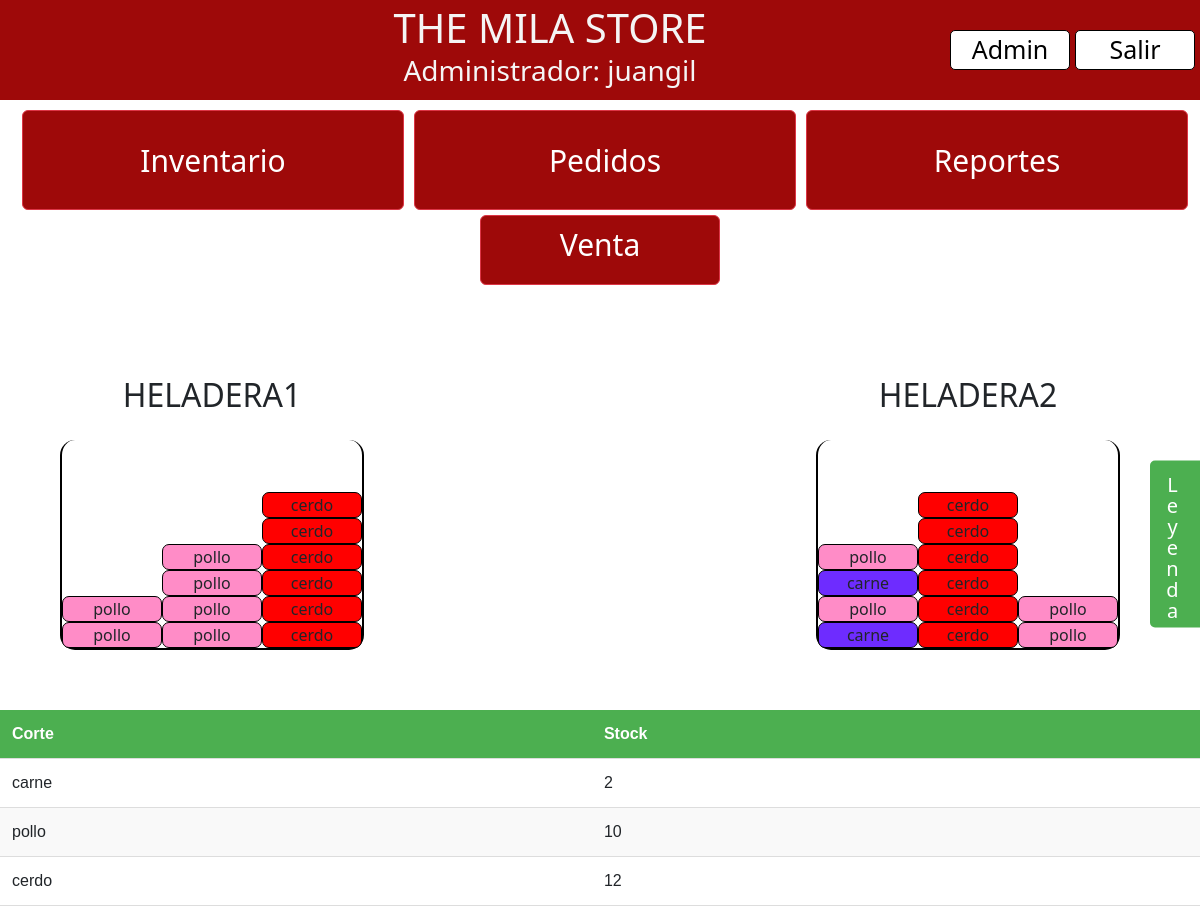
Screenshot of / (signed in) with the database file from the repository.
### inventory/models.py (models this page shows, shortened)
class Refrigerator(models.Model):
    name = models.CharField(max_length=100)
    def get_columns_tuppers(self):
        columns = []
        for column in self.column_set.all():
            column_data = {
                'column': column,
                'tuppers': list(column.column_generator())
            }
            columns.append(column_data)
        return columns

class Cut(models.Model):
    name = models.CharField(max_length=100, default='test')
    milas_per_tupper = models.IntegerField()
    reorder_threshold = models.IntegerField(default=10)
    reorder_tuppers = models.IntegerField(default=10)
    is_order_pending = models.BooleanField(default=False)
    color = ColorField(default='#FF0000')
    unit_price = models.DecimalField(max_digits=10, decimal_places=2, default=0.00)
    days_until_expiration = models.IntegerField(default=7)
    @property
    def total_tuppers(self):
        return sum(subcolumn.total_tuppers for subcolumn in SubColumn.objects.filter(cut=self))

class SubColumn(models.Model):
    column = models.ForeignKey(Column, on_delete=models.CASCADE)
    cut = models.ForeignKey(Cut, on_delete=models.CASCADE)
    total_tuppers = models.IntegerField(default=0)
    milas_tupper_in_use = models.IntegerField(default=0)

### inventory/views.py (the view)
# urls.py: path('', views.inventory, name='inventory'),
@login_required
def inventory(request):
    refrigerators = Refrigerator.objects.prefetch_related('column_set__subcolumn_set')
    cuts = Cut.objects.all()
    context = {
        'refrigerators': refrigerators,
        'cuts': cuts
    }
    return render(request, 'inventory/inventory.html', context)

### inventory/models.py (called while the page is built)
    def column_generator(self):
        subcolumns = SubColumn.objects.filter(total_tuppers__gt=0, column=self)
        total_tuppers_list = subcolumns.values_list('total_tuppers', flat=True)
        map_subcolumns_total_tuppers = dict(zip(subcolumns, total_tuppers_list))
        groups = [repeat(subcolumn, total_tuppers) for subcolumn, total_tuppers in map_subcolumns_total_tuppers.items()]
        for subcolumns in zip_longest(*groups, fillvalue=None):
            for subcolumn in subcolumns:
                if subcolumn is not None:
                    yield subcolumn.cut

### inventory/templates/inventory/inventory.html (shortened to what this page needs)
{% extends 'base.html' %}
{% load custom_tags %}
{% load static %}
{% block css_files %}
    <link rel="stylesheet" href="{% static "inventory/inventory.css" %}">
{% endblock %}
{% block content %}
    <div class="sidebar">
        <h3 id="leyenda">Leyenda</h3>
        <ul id="figuras">
        </ul>
    </div>
    <div id="divheladeras">
        {% for refrigerator in refrigerators %}
            <div class="conheladera">
                <h2 class="nombre">{{ refrigerator.name }}</h2>
                <div class="row">
                    {% for column_data in refrigerator.get_columns_tuppers %}
                        <ul class="column">
                            {% for tupper in column_data.tuppers %}
                                <li class="lis" style="background-color: {{ tupper.color }}">
                                    {{ tupper.name }}
                                </li>
                            {% endfor %}
                        </ul>
                    {% endfor %}
                </div>
            </div>
        {% endfor %}
    </div>
    <div id="stock">
        <table class="stock-table">
            <thead>
                <tr>
                    <th>Corte</th>
                    <th>Stock</th>
                </tr>
            </thead>
            {% for cut in cuts %}
                <tr>
                    <td>{{ cut.name }}</td>
                    <td>{{ cut.total_tuppers }}</td>
                </tr>
            {% endfor %}
        </table>
    </div>
{% endblock %}

### templates/base.html (shortened to what this page needs)
{% load static %}
<!DOCTYPE html>
<html lang="esp">
<head>
    <link href="https://cdn.jsdelivr.net/npm/bootstrap@5.3.3/dist/css/bootstrap.min.css" rel="stylesheet"
>
    <link rel="stylesheet" href="{% static "base.css" %}">
    {% block css_files %}{% endblock %}
</head>
<body>
    <header id="navbar">
        <div id="tit">
            <h1>THE MILA STORE </h1>
            <h3>{% if user.is_staff or user.is_superuser %}Administrador{% else %}Empleado{% endif %}: {{ user.username }}</h3>
        </div>
        {% if user.is_staff or user.is_superuser %}
            <a href="{% url 'admin:index' %}" id="secondary">Admin</a>
        {% endif %}
        <a href="{% url 'logout' %}" id="secondary">Salir</a>
    </header>
    <div class="container-fluid">
        <a href="{% url 'inventory' %}"><button type="button" class="btn btn-danger">Inventario</button></a>
        <a href="{% url 'orders' %}"><button type="button" class="btn btn-danger">Pedidos</button></a>
        <a href="{% url 'reports' %}"><button type="button" class="btn btn-danger">Reportes</button></a>
    </div>
    <div  class="centered-container" >
    <a href="{% url 'sell_milas' %}" id="ventanaventa" class="btn btn-danger venta" >Venta</a>
    </div>
        {% block content %}
    {% endblock %}
</body>
</html>

### static/base.css (style rules this page uses)
html,body { margin: 0; }
header { display: flex; align-items: center; justify-content: space-between; background-color:#9e0909; font-size: 30px; width: 100%; height: 100px; color: whitesmoke; }
.btn-danger { width:100%; height: 100px; font-size:30px; margin:5px; background-color:#9e0909; }
.container-fluid { width:100%; display:flex; flex-direction:row; }
.container-fluid a, button { width:40%; height: 100px; font-size:25px; margin:5px; }
#secondary { text-align: center; width: 10%; background-color: white; color: black; margin-right: 5px; font-size: 25px; border: 1px solid black; text-decoration: none; border-radius: 5px; transition: background-color 0.3s, color 0.3s; }
#tit { padding-left:150px; margin:auto; text-align: center; }
h1 { text-align: center; display: inline-block; margin: 0; }
.venta { width: 20%; height: 70px; background-color:#9e0909; margin-left:40%; color:white; font-size:30px; }
.centered-container { display: flex; }

### inventory/static/inventory/inventory.css (style rules this page uses)
#divheladeras { width: 90%; display: flex; flex-direction: row; margin: 50px; flex-wrap: wrap; justify-content: space-between; }
.row { margin: 0; display: flex; flex-direction: row; flex-wrap: nowrap; float: left; align-items: flex-end; border: 2px solid black; border-top: none; border-radius: 15px; }
.column { list-style-type: none; padding: 0; margin: 0; width: 100px; display: flex; flex-direction: column-reverse; }
.lis { display: inline-block; background-color: lightsalmon; border: 1px solid black; border-radius:7px; text-align: center; }
.nombre { text-align: center; padding: 0; margin:auto; text-transform: uppercase; }
.conheladera { display: grid; border-radius: 5px; margin: 10px; height: 300px; justify-content: end; }
.sidebar { position: fixed; top: 60%; right: -150px; width: 200px; background-color: #4CAF50; color: white; transform: translateY(-50%); transition: right 0.3s ease; padding: 10px; border-radius: 5px 0 0 5px; overflow: hidden; white-space: nowrap; display: flex; flex-direction: row; flex-wrap: nowrap; justify-content: flex-start; align-items: center; letter-spacing: -1px; }
.sidebar h3 { writing-mode: vertical-lr; text-orientation: upright; margin: 0; font-size: 20px; }
dl, ol, ul { margin-top: 0; list-style-type: none; }
#figuras { display: flex; align-content: space-around; flex-direction: column; }
ul li { display: flex; }
#leyenda { letter-spacing: -6px; }
.stock-table { width: 100%; border-collapse: collapse; font-family: Arial, sans-serif; margin-top: 20px; }
th, td { padding: 12px; text-align: left; border-bottom: 1px solid #ddd; }
th { background-color: #4CAF50; color: white; font-weight: bold; }
tr:nth-child(even) { background-color: #f9f9f9; }

### rows the page displays
Refrigerator: name "HELADERA1"
Cut: name "pollo", total_tuppers "10"
Cut: name "cerdo", total_tuppers "12"
Refrigerator: name "HELADERA2"
Cut: name "carne", total_tuppers "2"

### other values shown
{{ user.username }} "juangil"
